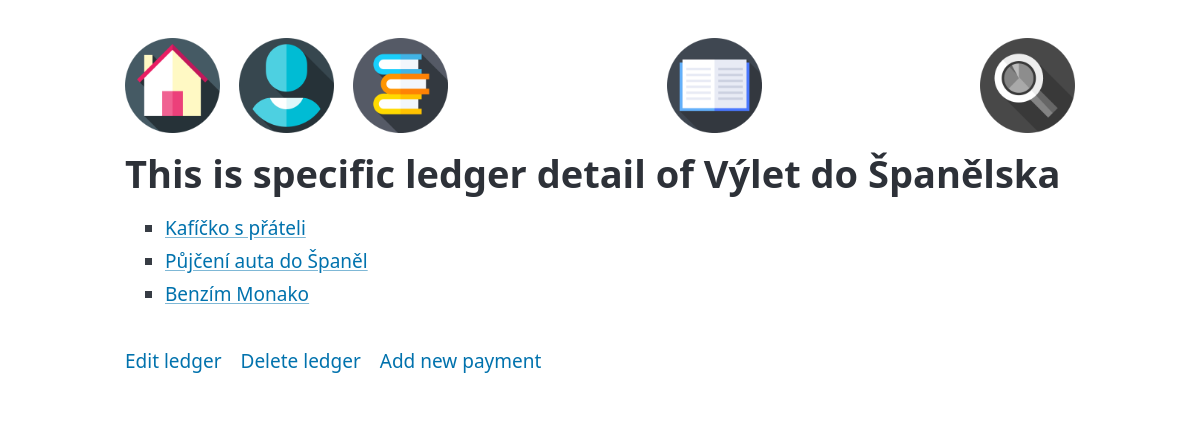
The app's page /ledger_detail/1/1/, older data.
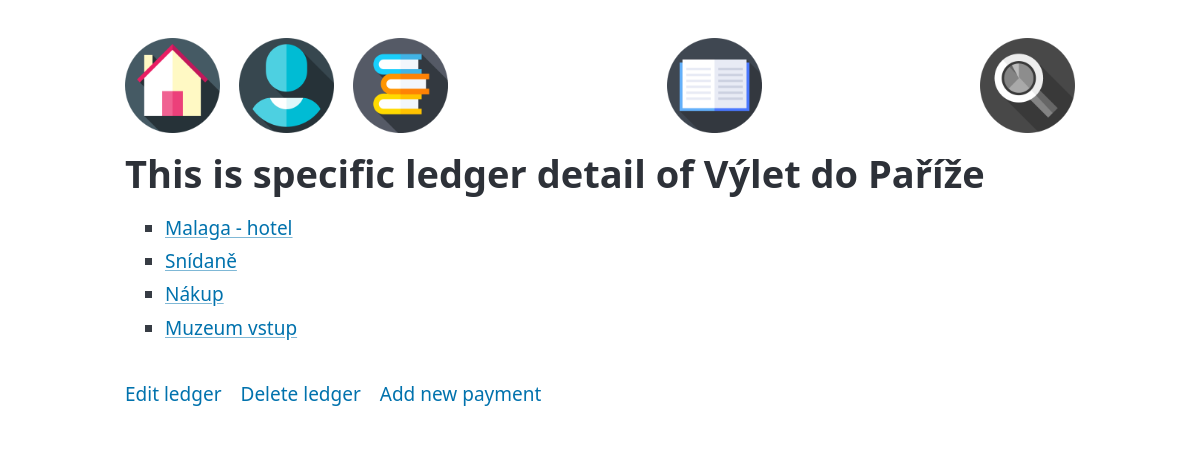
The same page, newer data.
### Bill_2_split/models.py (models this page shows, shortened)
class AbstractBase(models.Model):
    name = models.CharField(max_length=100)
    slug = models.SlugField(max_length=100, blank=True)
    desc = models.CharField(max_length=2000, blank=True)
    class Meta:
        abstract = True

class Ledger(AbstractBase):
    user = models.ForeignKey(User, on_delete=models.PROTECT)

class Payment(AbstractBase):
    user = models.ForeignKey(User, on_delete=models.PROTECT)
    ledger = models.ForeignKey(Ledger, on_delete=models.PROTECT)
    entry_time = models.DateTimeField(default=datetime.now)
    cost = models.DecimalField(max_digits=10, decimal_places=2)
    payment_time = models.DateTimeField(default=datetime.now)

### Bill_2_split/views.py (the view)
class LedgerDetailView(generic.DetailView):
    model = Ledger
    template_name = 'Bill_2_split/ledger_detail.html'
    title = 'Ledger detail'
    def get_context_data(self, **kwargs):
        context = super().get_context_data(**kwargs)
        ledger = self.get_object()
        user_id = self.kwargs.get('user_pk')
        user = User.objects.get(pk=user_id)
        context['ledger'] = ledger
        context['user'] = user
        context['payments'] = Payment.objects.filter(ledger=ledger)
        return context

### Bill_2_split/templates/Bill_2_split/ledger_detail.html
{% extends 'Bill_2_split/_base.html' %}
{% block Bill_2_split_content %}
{% load static %}
<nav>
    <ul><li><a href="{% url 'Bill_2_split:IndexView' %}">
            <img src="{% static 'Bill_2_split/icons/home_page.png' %}"></a></li>
    <li><a href="{% url 'Bill_2_split:UserView' %}">
            <img src="{% static 'Bill_2_split/icons/user.png' %}"></a></li>
    <li><a href="{% url 'Bill_2_split:ListOfLedgersView' user.pk %}">
            <img src="{% static 'Bill_2_split/icons/ledgers.png' %}"></a></li></ul>
    <ul>
        <li><a href="{% url 'Bill_2_split:LedgerDetailView' ledger.pk user.pk %}">
            <img src="{% static 'Bill_2_split/icons/ledger.png' %}"></a></li>
    </ul>
    <ul>
        <li><a href=""><img src="{% static 'Bill_2_split/icons/bw_glass.png' %}"></a></li>
    </ul>
</nav>
<h1>
    This is specific ledger detail of {{ ledger.name }}
</h1>
<ul>
    {% for payment in payments %}
    <li>
        <a href="{% url 'Bill_2_split:PaymentDetailView' payment.pk ledger.pk user.pk %}"> {{ payment.name }} </a>
    </li>
    {% endfor %}
</ul>
<nav>
    <ul>
        <li>
            <a href="#"> Edit ledger</a>
        </li>
        <li>
            <a href="#"> Delete ledger</a>
        </li>
        <li>
            <a href="#"> Add new payment</a>
        </li>
    </ul>
</nav>
{% endblock %}

Row changes from the older to the newer data that the page shows:
no longer on this page (row edited): Payment: name "Kafíčko s přáteli"
removed Payment: name "Půjčení auta do Španěl"
removed Payment: name "Benzím Monako"
changed Ledger: name "Výlet do Španělska" → "Výlet do Paříže"
added Payment: name "Malaga - hotel"
added Payment: name "Snídaně"
added Payment: name "Nákup"
added Payment: name "Muzeum vstup"
